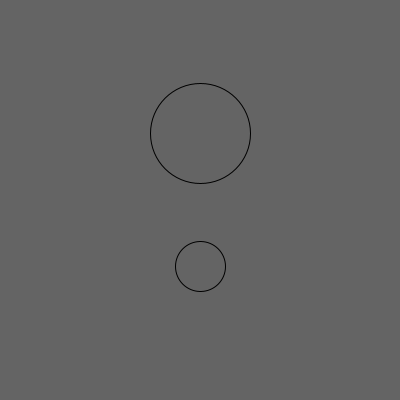
Frame 1 (no input)
Frame 60 (the mouse pressed at the canvas centre just before this capture): identical to frame 1, image omitted
Frame 120 (the mouse held since frame 60 and released just before this capture): identical to frame 1, image omitted

The Processing sketch that drew this single still picture (run headless with seeded random() and noise(); from frame 60 on, the mouse is pressed at the canvas centre):

// Processing sketch: week01_08_simple_hover_object_oriented_programming
// ── week01_08_simple_hover_object_oriented_programming.pde
//Aven,02/26/2017
//Interactive Installation
//New Media, WPP, SADA

Button button1, button2;
void setup() {
  size(400, 400);
  stroke(0);
  button1 = new Button(width/2,height/3,100);
  button2 = new Button(width/2,2*height/3,50);
}
void draw() {
  background(100);
  button1.checkDistance();
  button1.updateColor();
  button1.display();
  button2.checkDistance();
  button2.updateColor();
  button2.display();
}
class Button {
  float x, y, size;
  int result = 0;
  color buttonColor = color(100);
  Button(float _x, float _y, float _size) {
    x = _x;
    y = _y;
    size = _size;
  }
  void checkDistance() {
    float distance = dist(x, y, mouseX, mouseY);
    if ( distance < size/2) { //mouse hover
      result = 1;
      if (mousePressed) {
        result = 2;
      }
    } else {
      result = 0;
    }
  }
  void updateColor() {
    switch(result) {
    case 0:
      buttonColor = color(100);
      break;
    case 1:
      buttonColor = color(255, 0, 0);
      break;
    case 2:
      buttonColor = color(random(255), random(255), random(255));
      break;
    }
  }
  void display() {
    fill(buttonColor);
    ellipse(x, y, size, size);
  }
}
